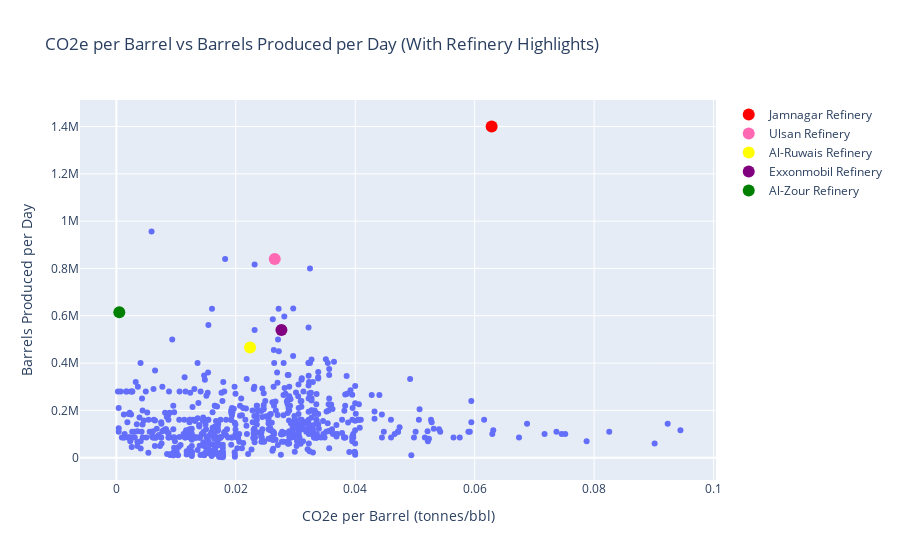

Notebook source saved alongside this figure:
### Code cell
# Filter the data to exclude entries where Pollution_per_barrel is higher than 0.1 tonnes
filtered_df = oil_ref_df[oil_ref_df['Pollution_per_barrel'] <= 0.1]

# Create a scatter plot using Plotly, with hover labels showing the refinery names
fig = px.scatter(
    filtered_df, 
    x='Pollution_per_barrel', 
    y='Barrels per Day', 
    hover_name='Name',  # This will display the refinery name when hovering
    labels={'Pollution_per_barrel': 'CO2e per Barrel (tonnes/bbl)', 'Barrels per Day': 'Barrels Produced per Day'},
    title='CO2e per Barrel vs Barrels Produced per Day (With Refinery Highlights)',
    size_max=10,  # Optionally control the size of markers
)

# Add highlights for specific refineries (with custom colors or markers)
fig.add_scatter(x=[reliance_pollution], y=[reliance_bbl_per_day], mode='markers', marker=dict(size=12, color='red'), name='Jamnagar Refinery')
fig.add_scatter(x=[ulsan_pollution], y=[ulsan_bbl_per_day], mode='markers', marker=dict(size=12, color='hotpink'), name='Ulsan Refinery')
fig.add_scatter(x=[ruwais_pollution], y=[ruwais_bbl_per_day], mode='markers', marker=dict(size=12, color='yellow'), name='Al-Ruwais Refinery')
fig.add_scatter(x=[exxonmobil_pollution], y=[exxonmobil_bbl_per_day], mode='markers', marker=dict(size=12, color='purple'), name='Exxonmobil Refinery')
fig.add_scatter(x=[kipic_pollution], y=[kipic_bbl_per_day], mode='markers', marker=dict(size=12, color='green'), name='Al-Zour Refinery')

# Show the interactive plot
fig.show()

### Figure 1 — Plotly figure (JSON) as saved in the notebook; plotly's stock layout.template omitted (floating-point values rounded to 4 significant figures; data arrays with more than 128 entries replaced by an {"elided": "..."} marker saying what was removed)
{"data": [{"hovertemplate": "<b>%{hovertext}</b><br><br>CO2e per Barrel (tonnes/bbl)=%{x}<br>Barrels Produced per Day=%{y}<extra></extra>", "hovertext": {"elided": "650 str values"}, "legendgroup": "", "marker": {"color": "#636efa", "symbol": "circle"}, "mode": "markers", "name": "", "orientation": "v", "showlegend": false, "type": "scatter", "x": {"elided": "650 float values"}, "xaxis": "x", "y": {"elided": "650 int values"}, "yaxis": "y"}, {"marker": {"color": "red", "size": 12}, "mode": "markers", "name": "Jamnagar Refinery", "type": "scatter", "x": [0.06284], "y": [1400000]}, {"marker": {"color": "hotpink", "size": 12}, "mode": "markers", "name": "Ulsan Refinery", "type": "scatter", "x": [0.02653], "y": [840000]}, {"marker": {"color": "yellow", "size": 12}, "mode": "markers", "name": "Al-Ruwais Refinery", "type": "scatter", "x": [0.0224], "y": [466000]}, {"marker": {"color": "purple", "size": 12}, "mode": "markers", "name": "Exxonmobil Refinery", "type": "scatter", "x": [0.02764], "y": [540000]}, {"marker": {"color": "green", "size": 12}, "mode": "markers", "name": "Al-Zour Refinery", "type": "scatter", "x": [0.0004962], "y": [615000]}], "layout": {"legend": {"tracegroupgap": 0}, "title": {"text": "CO2e per Barrel vs Barrels Produced per Day (With Refinery Highlights)"}, "xaxis": {"anchor": "y", "domain": [0, 1], "title": {"text": "CO2e per Barrel (tonnes/bbl)"}}, "yaxis": {"anchor": "x", "domain": [0, 1], "title": {"text": "Barrels Produced per Day"}}}}
